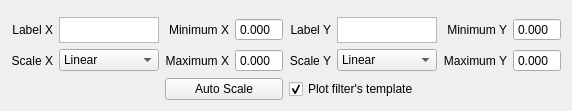
          <widget class="QWidget" name="phase">
           <attribute name="title">
            <string>Phase</string>
           </attribute>
           <layout class="QGridLayout" name="gridLayout_5">
            <item row="2" column="5">
             <widget class="QComboBox" name="scale_y_3">
              <property name="maximumSize">
               <size>
                <width>100</width>
                <height>16777215</height>
               </size>
              </property>
              <item>
               <property name="text">
                <string>Linear</string>
               </property>
              </item>
              <item>
               <property name="text">
                <string>Logarithmic</string>
               </property>
              </item>
             </widget>
            </item>
            <item row="2" column="0">
             <widget class="QLabel" name="label_19">
              <property name="text">
               <string>Scale X</string>
              </property>
              <property name="alignment">
               <set>Qt::AlignRight|Qt::AlignTrailing|Qt::AlignVCenter</set>
              </property>
             </widget>
            </item>
            <item row="2" column="2">
             <widget class="QLabel" name="label_24">
              <property name="text">
               <string>Maximum X</string>
              </property>
              <property name="alignment">
               <set>Qt::AlignRight|Qt::AlignTrailing|Qt::AlignVCenter</set>
              </property>
             </widget>
            </item>
            <item row="2" column="7">
             <widget class="QDoubleSpinBox" name="max_y_3">
              <property name="buttonSymbols">
               <enum>QAbstractSpinBox::NoButtons</enum>
              </property>
              <property name="suffix">
               <string/>
              </property>
              <property name="decimals">
               <number>3</number>
              </property>
             </widget>
            </item>
            <item row="2" column="4">
             <widget class="QLabel" name="label_22">
              <property name="text">
               <string>Scale Y</string>
              </property>
              <property name="alignment">
               <set>Qt::AlignRight|Qt::AlignTrailing|Qt::AlignVCenter</set>
              </property>
             </widget>
            </item>
            <item row="1" column="7">
             <widget class="QDoubleSpinBox" name="min_y_3">
              <property name="buttonSymbols">
               <enum>QAbstractSpinBox::NoButtons</enum>
              </property>
              <property name="suffix">
               <string/>
              </property>
              <property name="decimals">
               <number>3</number>
              </property>
             </widget>
            </item>
            <item row="1" column="2">
             <widget class="QLabel" name="label_18">
              <property name="text">
               <string>Minimum X</string>
              </property>
              <property name="alignment">
               <set>Qt::AlignRight|Qt::AlignTrailing|Qt::AlignVCenter</set>
              </property>
             </widget>
            </item>
            <item row="2" column="3">
             <widget class="QDoubleSpinBox" name="max_x_3">
              <property name="buttonSymbols">
               <enum>QAbstractSpinBox::NoButtons</enum>
              </property>
              <property name="suffix">
               <string/>
              </property>
              <property name="decimals">
               <number>3</number>
              </property>
             </widget>
            </item>
            <item row="2" column="1">
             <widget class="QComboBox" name="scale_x_3">
              <property name="maximumSize">
               <size>
                <width>100</width>
                <height>16777215</height>
               </size>
              </property>
              <item>
               <property name="text">
                <string>Linear</string>
               </property>
              </item>
              <item>
               <property name="text">
                <string>Logarithmic</string>
               </property>
              </item>
             </widget>
            </item>
            <item row="1" column="5">
             <widget class="QTextEdit" name="label_y_3">
              <property name="maximumSize">
               <size>
                <width>100</width>
                <height>26</height>
               </size>
              </property>
             </widget>
            </item>
            <item row="2" column="6">
             <widget class="QLabel" name="label_21">
              <property name="text">
               <string>Maximum Y</string>
              </property>
              <property name="alignment">
               <set>Qt::AlignRight|Qt::AlignTrailing|Qt::AlignVCenter</set>
              </property>
             </widget>
            </item>
            <item row="1" column="3">
             <widget class="QDoubleSpinBox" name="min_x_3">
              <property name="buttonSymbols">
               <enum>QAbstractSpinBox::NoButtons</enum>
              </property>
              <property name="suffix">
               <string/>
              </property>
              <property name="decimals">
               <number>3</number>
              </property>
             </widget>
            </item>
            <item row="0" column="0" colspan="8">
             <widget class="QStackedWidget" name="plot_3">
              <widget class="QWidget" name="page_6"/>
              <widget class="QWidget" name="page_7"/>
             </widget>
            </item>
            <item row="1" column="0">
             <widget class="QLabel" name="label_20">
              <property name="text">
               <string>Label X</string>
              </property>
              <property name="alignment">
               <set>Qt::AlignRight|Qt::AlignTrailing|Qt::AlignVCenter</set>
              </property>
             </widget>
            </item>
            <item row="1" column="1">
             <widget class="QTextEdit" name="label_x_3">
              <property name="maximumSize">
               <size>
                <width>100</width>
                <height>26</height>
               </size>
              </property>
             </widget>
            </item>
            <item row="1" column="6">
             <widget class="QLabel" name="label_23">
              <property name="text">
               <string>Minimum Y</string>
              </property>
              <property name="alignment">
               <set>Qt::AlignRight|Qt::AlignTrailing|Qt::AlignVCenter</set>
              </property>
             </widget>
            </item>
            <item row="1" column="4">
             <widget class="QLabel" name="label_17">
              <property name="text">
               <string>Label Y</string>
              </property>
              <property name="alignment">
               <set>Qt::AlignRight|Qt::AlignTrailing|Qt::AlignVCenter</set>
              </property>
             </widget>
            </item>
            <item row="4" column="2" colspan="2">
             <widget class="QPushButton" name="auto_scale_3">
              <property name="text">
               <string>Auto Scale</string>
              </property>
             </widget>
            </item>
            <item row="4" column="4" colspan="2">
             <widget class="QCheckBox" name="plot_template_3">
              <property name="text">
               <string>Plot filter's template</string>
              </property>
              <property name="checked">
               <bool>true</bool>
              </property>
             </widget>
            </item>
           </layout>
          </widget>
